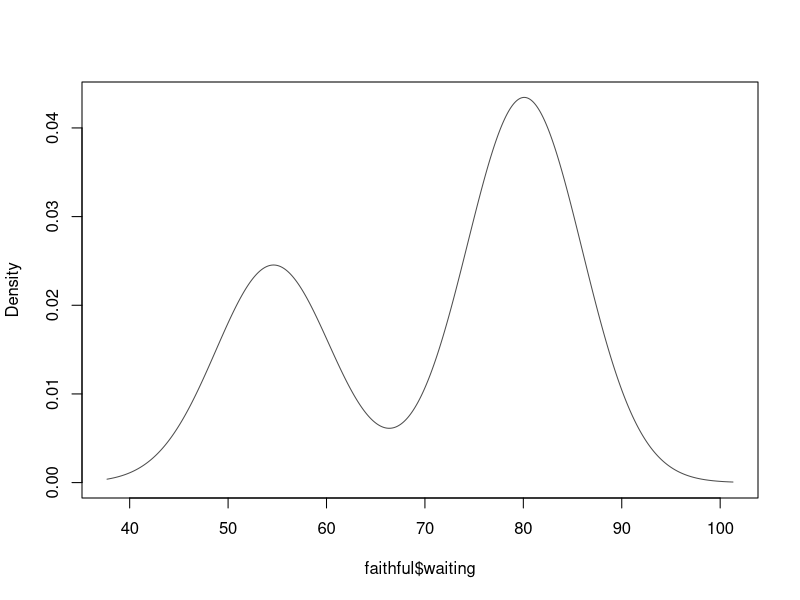
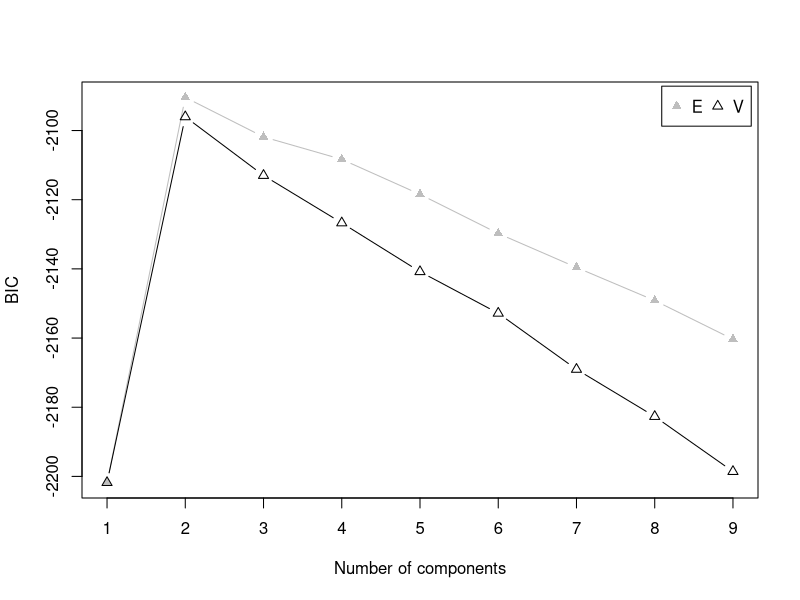
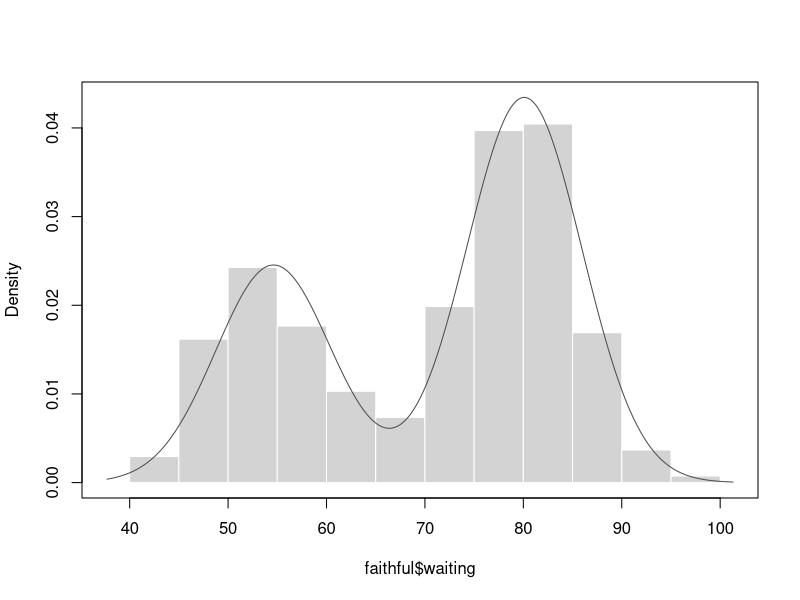
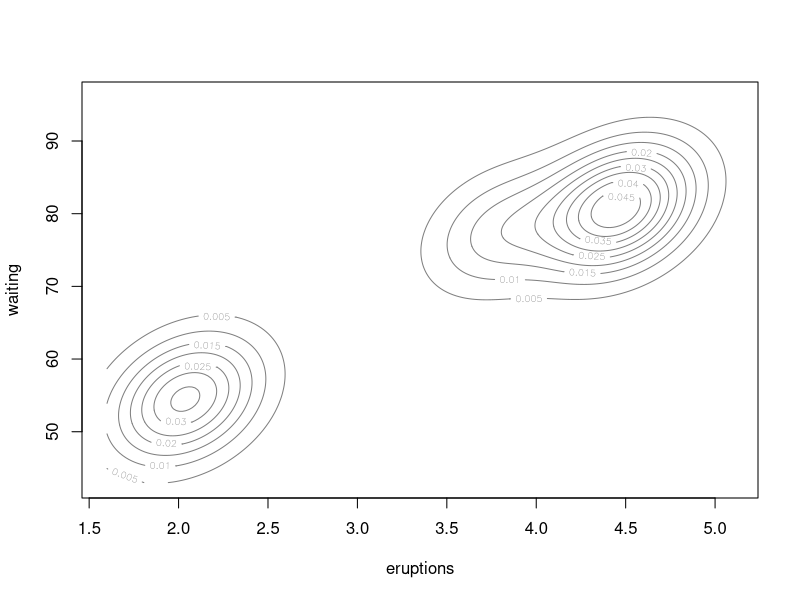
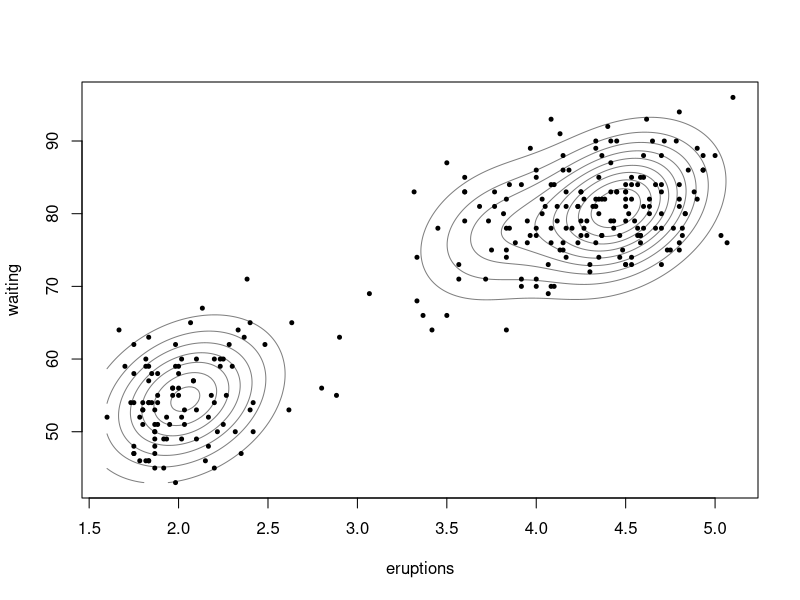
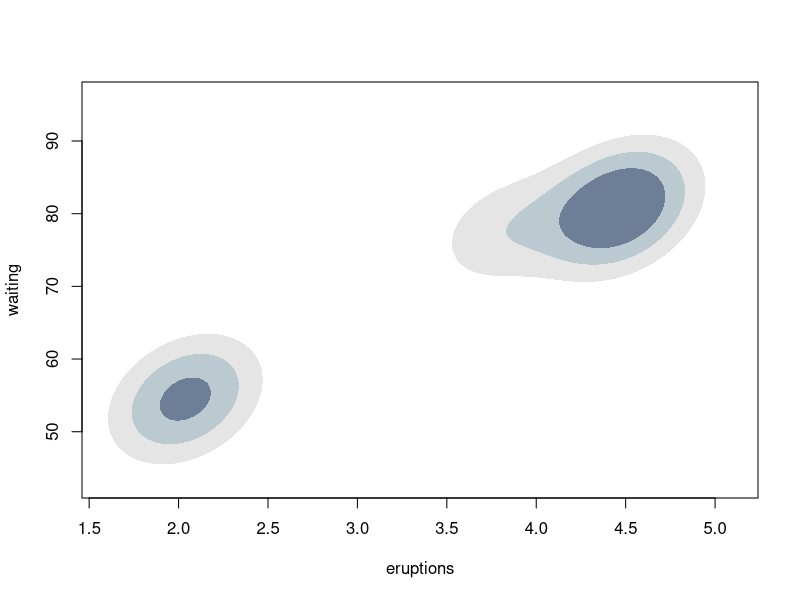
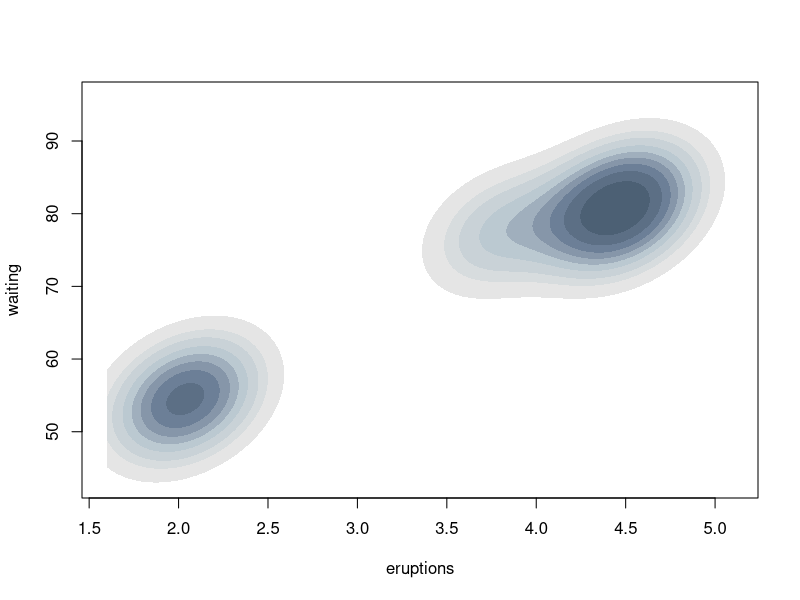
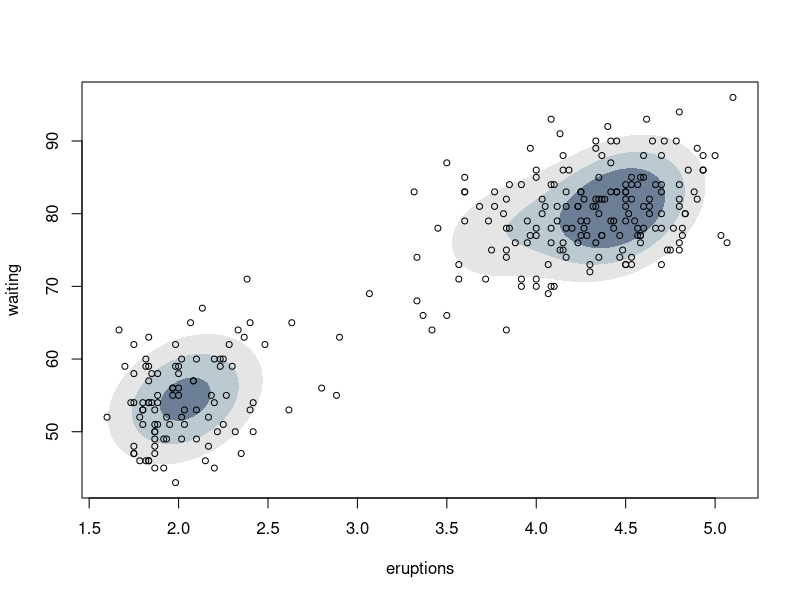

These charts were generated, in order, by the following R code:
library(mclust)


### Name: densityMclust
### Title: Density Estimation via Model-Based Clustering
### Aliases: densityMclust
### Keywords: cluster

### ** Examples

dens <- densityMclust(faithful$waiting)
summary(dens)
summary(dens, parameters = TRUE)
plot(dens, what = "BIC", legendArgs = list(x = "topright"))
plot(dens, what = "density", data = faithful$waiting)

dens <- densityMclust(faithful)
summary(dens)
summary(dens, parameters = TRUE)
plot(dens, what = "density", data = faithful, 
     drawlabels = FALSE, points.pch = 20)
plot(dens, what = "density", type = "level")
plot(dens, what = "density", type = "level", prob = seq(0.1, 0.9, by = 0.1))
plot(dens, what = "density", type = "level", data = faithful)
plot(dens, what = "density", type = "persp")

dens <- densityMclust(iris[,1:4])
summary(dens, parameters = TRUE)
plot(dens, what = "density", data = iris[,1:4], 
     col = "slategrey", drawlabels = FALSE, nlevels = 7)
plot(dens, what = "density", type = "level", data = iris[,1:4])
## Not run: 
##D plot(dens, what = "density", type = "persp", col = grey(0.9))
## End(Not run)
